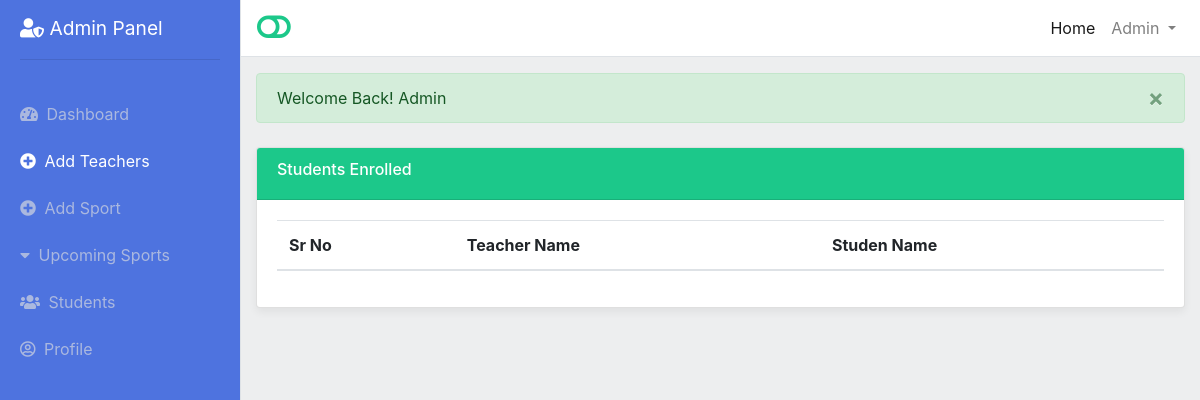
The page /admin/view-teacher-enroll-students.php?id=21 (signed in) on the database as committed earlier.
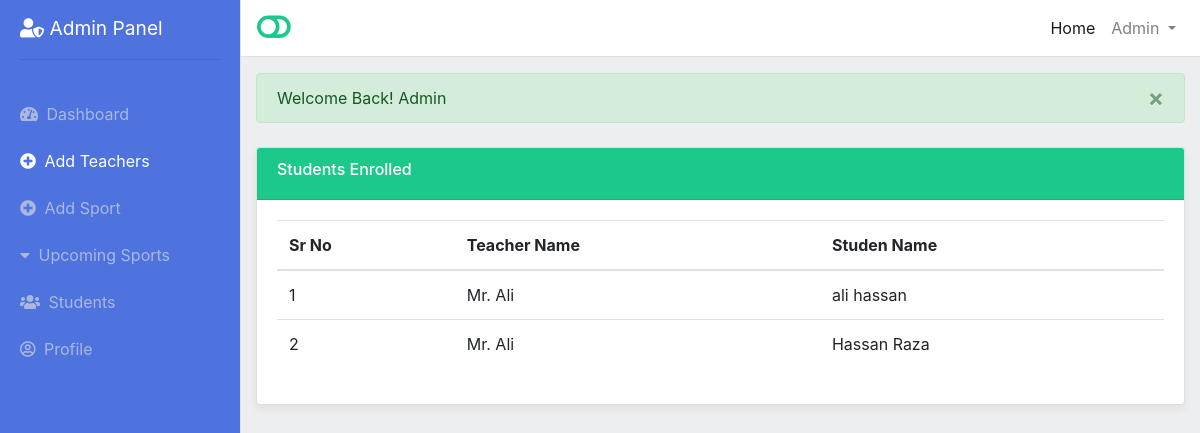
The same page on the database as committed later.
### tables this page shows
CREATE TABLE `teacher_enroll` (
  `id` int(11) NOT NULL,
  `student_name` varchar(255) NOT NULL,
  `student_email` varchar(255) NOT NULL,
  `teacher` varchar(255) NOT NULL,
  `sport` varchar(255) NOT NULL,
  `status` text DEFAULT NULL,
  `teacher_id` int(11) NOT NULL,
  `user_id` int(11) NOT NULL,
  `sport_id` int(11) NOT NULL
);

### admin/view-teacher-enroll-students.php (the view, shortened to what this page needs)
<?php require_once '../include/config/config.php'; ?>
<!DOCTYPE html>
<html lang="en">
<head>
    <link href="../assets/css/bootstrap.min.css" rel="stylesheet">
	<link href="../assets/fontawesome-free/css/all.min.css" rel="stylesheet">
	<link rel="stylesheet" href="../portal-assets/css/simple-sidebar.css?v=<?php echo time(); ?>">
</head>
<body>
	<div class="d-flex" id="wrapper">
		<div class="bg-light border-right" id="sidebar-wrapper">
			<div class="sidebar-heading "> <i class="fas fa-user-shield"></i> Admin Panel
				<hr>
			</div>
			<div class="list-group list-group-flush">
				<a href="index.php" class="list-group-item list-group-item-action  ">
					<span class="mr-1"> <i class="fas fa-tachometer-alt"></i> </span> Dashboard
				</a>
				<a href="add-teachers.php" class="list-group-item list-group-item-action active">
					<span class="mr-1"> <i class="fa fa-plus-circle"></i> </span> Add Teachers
				</a>
				<a href="add-sports.php" class="list-group-item list-group-item-action  ">
					<span class="mr-1"> <i class="fa fa-plus-circle"></i> </span> Add Sport
				</a>
				<a href="upcoming-sport.php" class="list-group-item list-group-item-action ">
					<span class="mr-1"> <i class="fa fa-caret-down" aria-hidden="true"></i> </span> Upcoming Sports
				</a>
				<a href="students.php" class="list-group-item list-group-item-action ">
					<span class="mr-1"> <i class="fas fa-users"></i> </span> Students
				</a>
				<a href="admin-profile.php" class="list-group-item list-group-item-action ">
					<span class="mr-1"> <i class="far fa-user-circle"></i> </span> Profile
				</a>
			</div>
		</div>
		<div id="page-content-wrapper">
			<nav class="navbar navbar-expand-lg navbar-light bg-light border-bottom">
				<a href="#" id="menu-toggle"> <i class="fas fa-toggle-off toggler-fa "></i> </a>
				<div class="collapse navbar-collapse" id="navbarSupportedContent">
					<ul class="navbar-nav ml-auto mt-2 mt-lg-0">
						<li class="nav-item active">
							<a class="nav-link" href="../index.php">Home <span class="sr-only">(current)</span></a>
						</li>
						<li class="nav-item dropdown">
							<a class="nav-link dropdown-toggle" href="#" id="navbarDropdown" role="button" data-toggle="dropdown" aria-haspopup="true"
								aria-expanded="false">
								<?php  echo $_SESSION['adminName']  ?>
							</a>
						</li>
					</ul>
				</div>
			</nav>
			<div class="container-fluid">
				<div class="my-3">
				</div>
				<div class="card my-4">
					<div class="card-header bg-success ">
						<h6>Students Enrolled</h6>
					</div>
					<div class="card-body">
						<div class="table-responsive">
							<table class="table">
								<thead>
									<tr>
										<th>Sr No</th>
										<th>Teacher Name</th>
										<th>Studen Name</th>
									</tr>
								</thead>
								<tbody>
									<?php
                            $TeacherIDFromURL = $_GET['id'];
                            $viewStudents = " SELECT student_name, teacher FROM teacher_enroll WHERE teacher_id = '$TeacherIDFromURL' ";
                            $executeViewStudents = mysqli_query($Connection, $viewStudents);
                            $srn = 0;
                            while ($datarows = mysqli_fetch_array($executeViewStudents)) {
                                $studenName = $datarows['student_name'];
                                $teacherName = $datarows['teacher'];
                                $srn++; ?>
									<tr>
										<td> <?php echo $srn; ?> </td>
										<td><?php echo $teacherName  ?></td>
										<td> <?php echo $studenName ?> </td>
									</tr>
									<?php
                            } ?>
								</tbody>
							</table>
						</div>
					</div>
				</div>
			</div>
		</div>
</body>
</html>

Rows that differ between the two databases and show on the page:
added teacher_enroll: teacher "Mr. Ali", student_name "ali hassan"
added teacher_enroll: teacher "Mr. Ali", student_name "Hassan Raza"
